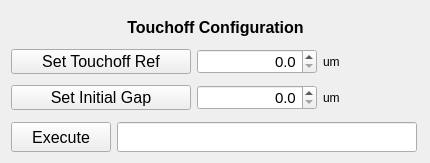
<?xml version="1.0" encoding="UTF-8"?>
<ui version="4.0">
 <class>WidgetFrontPanel_Touchoff</class>
 <widget class="QWidget" name="WidgetFrontPanel_Touchoff">
  <property name="geometry">
   <rect>
    <x>0</x>
    <y>0</y>
    <width>430</width>
    <height>163</height>
   </rect>
  </property>
  <property name="sizePolicy">
   <sizepolicy hsizetype="Fixed" vsizetype="Fixed">
    <horstretch>0</horstretch>
    <verstretch>0</verstretch>
   </sizepolicy>
  </property>
  <property name="windowTitle">
   <string>Form</string>
  </property>
  <layout class="QGridLayout" name="gridLayout">
   <item row="0" column="0">
    <layout class="QHBoxLayout" name="horizontalLayout_11">
     <item>
      <spacer name="horizontalSpacer_15">
       <property name="orientation">
        <enum>Qt::Horizontal</enum>
       </property>
       <property name="sizeHint" stdset="0">
        <size>
         <width>40</width>
         <height>20</height>
        </size>
       </property>
      </spacer>
     </item>
     <item>
      <layout class="QGridLayout" name="gridLayout_13">
       <item row="0" column="0">
        <widget class="QLabel" name="label_ManualControl_4">
         <property name="sizePolicy">
          <sizepolicy hsizetype="MinimumExpanding" vsizetype="Fixed">
           <horstretch>0</horstretch>
           <verstretch>0</verstretch>
          </sizepolicy>
         </property>
         <property name="minimumSize">
          <size>
           <width>0</width>
           <height>32</height>
          </size>
         </property>
         <property name="maximumSize">
          <size>
           <width>16777215</width>
           <height>32</height>
          </size>
         </property>
         <property name="font">
          <font>
           <pointsize>12</pointsize>
           <weight>75</weight>
           <bold>true</bold>
          </font>
         </property>
         <property name="text">
          <string>Touchoff Configuration</string>
         </property>
         <property name="alignment">
          <set>Qt::AlignCenter</set>
         </property>
        </widget>
       </item>
      </layout>
     </item>
     <item>
      <spacer name="horizontalSpacer_16">
       <property name="orientation">
        <enum>Qt::Horizontal</enum>
       </property>
       <property name="sizeHint" stdset="0">
        <size>
         <width>40</width>
         <height>20</height>
        </size>
       </property>
      </spacer>
     </item>
    </layout>
   </item>
   <item row="1" column="0">
    <layout class="QFormLayout" name="formLayout">
     <item row="0" column="0">
      <widget class="QPushButton" name="pushButton_TouchoffRef">
       <property name="sizePolicy">
        <sizepolicy hsizetype="Fixed" vsizetype="Fixed">
         <horstretch>0</horstretch>
         <verstretch>0</verstretch>
        </sizepolicy>
       </property>
       <property name="minimumSize">
        <size>
         <width>180</width>
         <height>25</height>
        </size>
       </property>
       <property name="maximumSize">
        <size>
         <width>180</width>
         <height>25</height>
        </size>
       </property>
       <property name="font">
        <font>
         <pointsize>12</pointsize>
        </font>
       </property>
       <property name="text">
        <string>Set Touchoff Ref</string>
       </property>
      </widget>
     </item>
     <item row="0" column="1">
      <layout class="QHBoxLayout" name="horizontalLayout">
       <item>
        <widget class="QDoubleSpinBox" name="doubleSpinBox_TouchoffRef">
         <property name="sizePolicy">
          <sizepolicy hsizetype="Fixed" vsizetype="Fixed">
           <horstretch>0</horstretch>
           <verstretch>0</verstretch>
          </sizepolicy>
         </property>
         <property name="minimumSize">
          <size>
           <width>120</width>
           <height>25</height>
          </size>
         </property>
         <property name="maximumSize">
          <size>
           <width>120</width>
           <height>25</height>
          </size>
         </property>
         <property name="font">
          <font>
           <family>MS Shell Dlg 2</family>
           <pointsize>11</pointsize>
          </font>
         </property>
         <property name="alignment">
          <set>Qt::AlignRight|Qt::AlignTrailing|Qt::AlignVCenter</set>
         </property>
         <property name="decimals">
          <number>1</number>
         </property>
         <property name="maximum">
          <double>500000.000000000000000</double>
         </property>
        </widget>
       </item>
       <item>
        <widget class="QLabel" name="label">
         <property name="minimumSize">
          <size>
           <width>32</width>
           <height>25</height>
          </size>
         </property>
         <property name="maximumSize">
          <size>
           <width>32</width>
           <height>25</height>
          </size>
         </property>
         <property name="text">
          <string>um</string>
         </property>
        </widget>
       </item>
      </layout>
     </item>
    </layout>
   </item>
   <item row="2" column="0">
    <layout class="QFormLayout" name="formLayout_3">
     <item row="0" column="0">
      <widget class="QPushButton" name="pushButton_TouchoffGap">
       <property name="sizePolicy">
        <sizepolicy hsizetype="Fixed" vsizetype="Fixed">
         <horstretch>0</horstretch>
         <verstretch>0</verstretch>
        </sizepolicy>
       </property>
       <property name="minimumSize">
        <size>
         <width>180</width>
         <height>25</height>
        </size>
       </property>
       <property name="maximumSize">
        <size>
         <width>16777215</width>
         <height>25</height>
        </size>
       </property>
       <property name="font">
        <font>
         <pointsize>12</pointsize>
        </font>
       </property>
       <property name="text">
        <string>Set Initial Gap</string>
       </property>
      </widget>
     </item>
     <item row="0" column="1">
      <layout class="QHBoxLayout" name="horizontalLayout_2">
       <item>
        <widget class="QDoubleSpinBox" name="doubleSpinBox_InitialGap">
         <property name="minimumSize">
          <size>
           <width>120</width>
           <height>25</height>
          </size>
         </property>
         <property name="maximumSize">
          <size>
           <width>120</width>
           <height>25</height>
          </size>
         </property>
         <property name="font">
          <font>
           <pointsize>11</pointsize>
          </font>
         </property>
         <property name="alignment">
          <set>Qt::AlignRight|Qt::AlignTrailing|Qt::AlignVCenter</set>
         </property>
         <property name="decimals">
          <number>1</number>
         </property>
         <property name="maximum">
          <double>100000.000000000000000</double>
         </property>
        </widget>
       </item>
       <item>
        <widget class="QLabel" name="label_2">
         <property name="minimumSize">
          <size>
           <width>32</width>
           <height>25</height>
          </size>
         </property>
         <property name="maximumSize">
          <size>
           <width>32</width>
           <height>25</height>
          </size>
         </property>
         <property name="text">
          <string>um</string>
         </property>
        </widget>
       </item>
      </layout>
     </item>
    </layout>
   </item>
   <item row="3" column="0">
    <layout class="QFormLayout" name="formLayout_2">
     <item row="0" column="0">
      <widget class="QPushButton" name="pushButton_ExecuteTouchoff">
       <property name="sizePolicy">
        <sizepolicy hsizetype="Fixed" vsizetype="Fixed">
         <horstretch>0</horstretch>
         <verstretch>0</verstretch>
        </sizepolicy>
       </property>
       <property name="minimumSize">
        <size>
         <width>100</width>
         <height>30</height>
        </size>
       </property>
       <property name="maximumSize">
        <size>
         <width>100</width>
         <height>30</height>
        </size>
       </property>
       <property name="font">
        <font>
         <pointsize>12</pointsize>
        </font>
       </property>
       <property name="text">
        <string>Execute</string>
       </property>
      </widget>
     </item>
     <item row="0" column="1">
      <widget class="QLineEdit" name="lineEdit_TouchoffCode">
       <property name="sizePolicy">
        <sizepolicy hsizetype="Fixed" vsizetype="Fixed">
         <horstretch>0</horstretch>
         <verstretch>0</verstretch>
        </sizepolicy>
       </property>
       <property name="minimumSize">
        <size>
         <width>300</width>
         <height>30</height>
        </size>
       </property>
       <property name="maximumSize">
        <size>
         <width>300</width>
         <height>30</height>
        </size>
       </property>
       <property name="font">
        <font>
         <pointsize>12</pointsize>
        </font>
       </property>
       <property name="alignment">
        <set>Qt::AlignCenter</set>
       </property>
       <property name="readOnly">
        <bool>true</bool>
       </property>
      </widget>
     </item>
    </layout>
   </item>
  </layout>
 </widget>
 <resources/>
 <connections/>
</ui>
